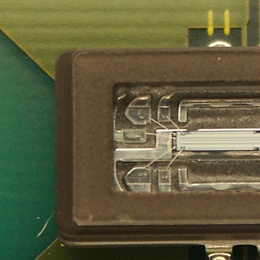
%> input picture test.jpg, 260 x 260 px, shrunk from 539 x 539 before the run
$ octave try_.m   (GNU Octave 9; MATLAB toolbox functions it lacks are replaced by stand-ins)
%> lines starting %> are read from the running program, lines starting %| are printed output that depends on the picture
### arnold.m
function [outImg]=arnold(inImg,key)  %arnold加密函数，inImg为输入图像，key为密钥。
%key=[Times,a,b,c,d];    %定义密钥元素含义
[j,k]=size(inImg);    %获取输入图像的大小
outImg=uint8(zeros(j,k));    %初始化输出图像
tempImg=inImg;           %定义中间变量
for i=1:key(1)                            %执行变换的次数
    for u=1:j                               %对各像素坐标遍历变换
        for v=1:k                           %对各像素坐标遍历变换
            temp=tempImg(u,v);     %获取坐标(u,v)处的像素值
            ax=mod((key(2)*(u-1)+key(3)*(v-1)),k)+1;
            ay=mod((key(4)*(u-1)+key(5)*(v-1)),k)+1;
            outImg(ax,ay)=temp;  %在新的坐标中赋上原来的像素值
        end
    end
    tempImg=outImg;
end
outImg=tempImg;            %输出图像

### try_.m
a=imread('test.jpg');         %取预输入图像
%> a is the input picture: size 260x260x3 uint8; mean R, G, B 94.8, 93.1, 61.6
R=a(:,:,1);                           %取图像的R层像素
G=a(:,:,2);                           %取图像的G层像素
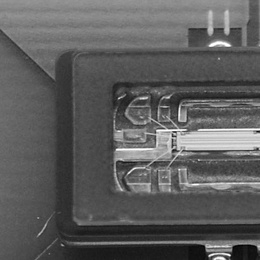
%> G: size 260x260 uint8; min 0, max 255, mean 93.1
B=a(:,:,3);                            %取图像的B层像素
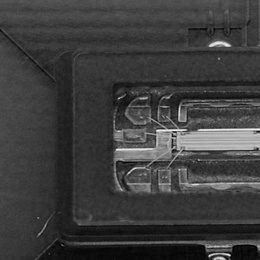
%> B: size 260x260 uint8; min 0, max 245, mean 61.6
keyR=[5,5,2,7,3];keyG=[3,1,1,2,1];keyB=[6,3,2,4,3];       %分别为RGB三层设置不同密钥
aR=arnold(R,keyR);aG=arnold(G,keyG);aB=arnold(B,keyB);%对各层用不同的密钥加密
%> after the loop in arnold, `for i=1:key(1)`:
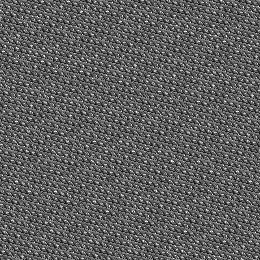
%> outImg: size 260x260 uint8; min 0, max 255, mean 94.8; mean of the top-left, top-right, bottom-left and bottom-right quarters 94.8, 94.8, 94.8, 94.7
%> the loop in arnold (call 2), `for i=1:key(1)` made 3 passes
%> pass 1, in arnold (call 2), `tempImg=outImg;`:
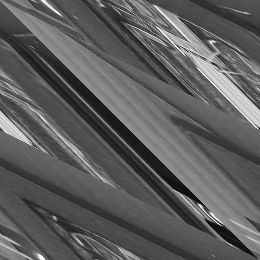
%> tempImg: size 260x260 uint8; min 0, max 255, mean 93.1; mean of the top-left, top-right, bottom-left and bottom-right quarters 90.5, 106.6, 85.1, 90.2
%> call 3 of arnold, with key = [6 3 2 4 3]
%> the loop in arnold (call 3), `for i=1:key(1)` made 6 passes
%> pass 1, in arnold (call 3), `tempImg=outImg;`:
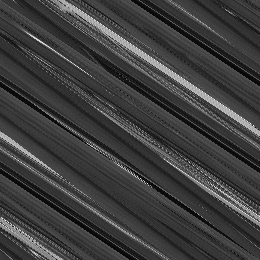
%> tempImg: size 260x260 uint8; min 0, max 245, mean 61.6; mean of the top-left, top-right, bottom-left and bottom-right quarters 61.3, 63, 62.6, 59.4
%> after the loop in arnold (call 3), `for i=1:key(1)`:
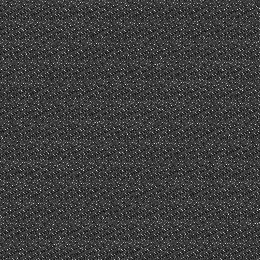
%> outImg: size 260x260 uint8; min 0, max 245, mean 61.6; mean of the top-left, top-right, bottom-left and bottom-right quarters 61.6, 61.9, 61.5, 61.3
figure;
subplot(2,2,1);imshow(aR);title('aR');%加密后的图像
subplot(2,2,2);imshow(aG);title('aG');
subplot(2,2,3);imshow(aB);title('aB');
aa=cat(3,aR,aG,aB);                                       %将各层捏合成彩色图像
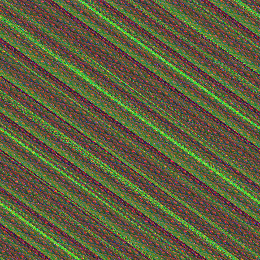
%> aa: size 260x260x3 uint8; mean R, G, B 94.8, 93.1, 61.6; mean of the top-left, top-right, bottom-left and bottom-right quarters 83, 83.2, 83.3, 83.1
subplot(2,2,4); imshow(aa); title(' Permuted');%RGB图像加密后的图像
imwrite(aa,'itest.bmp');
